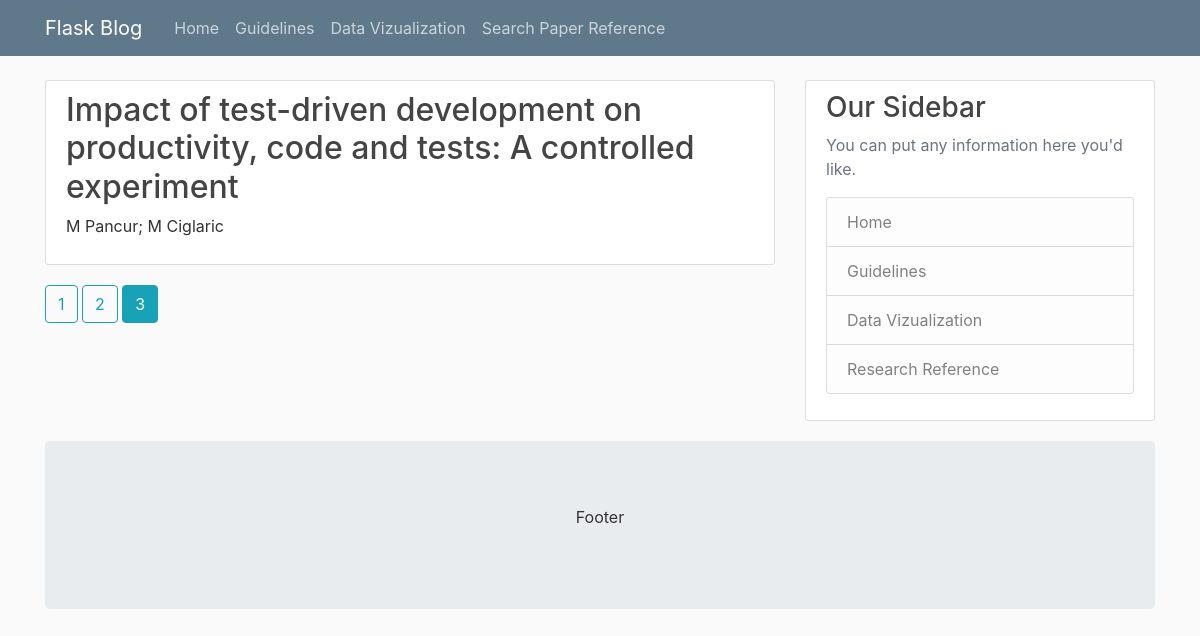
The page /search?page=3 on the database as committed earlier.
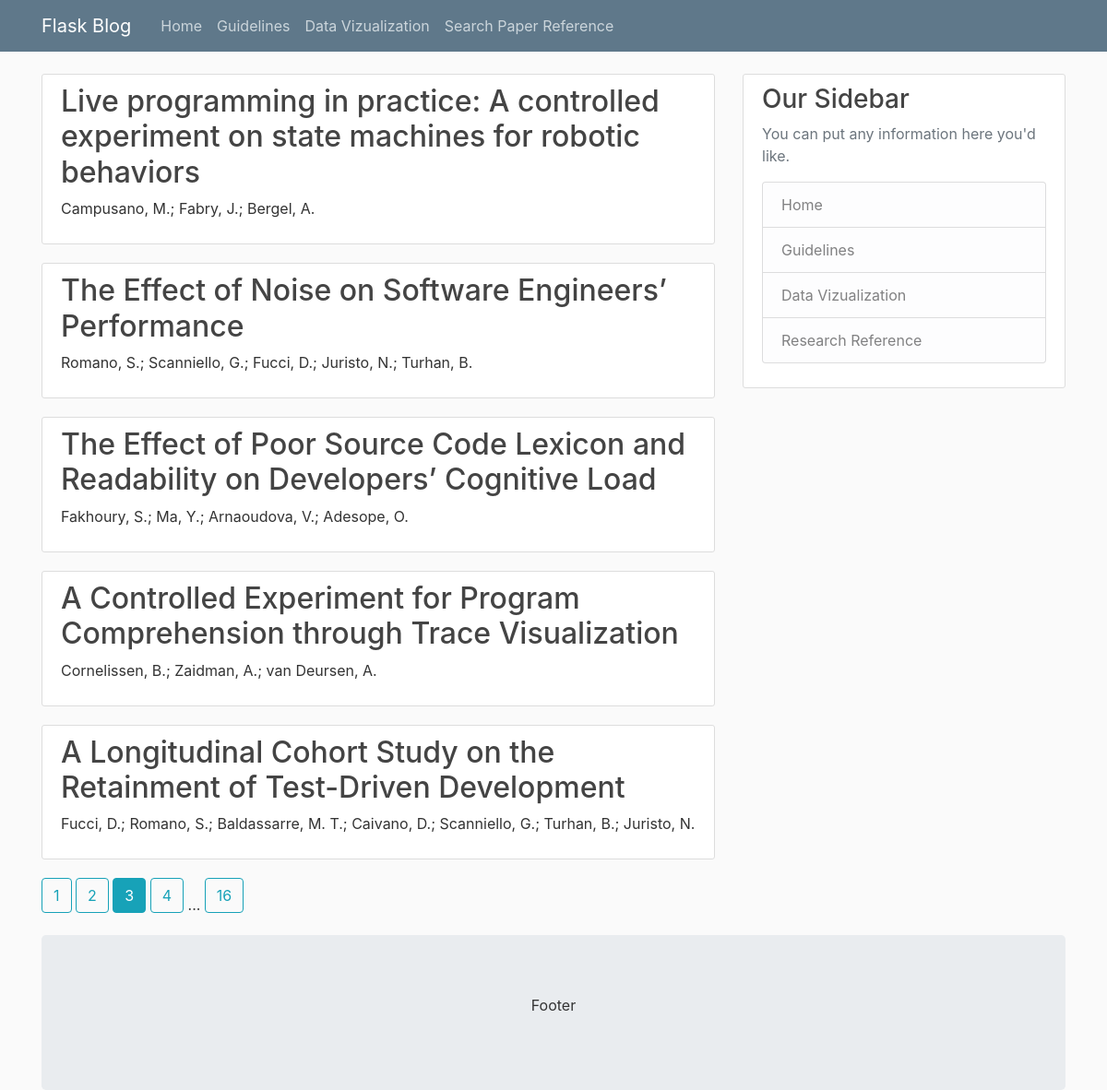
The same page on the database as committed later.
### flaskblog/models.py (models this page shows)
class Publication(db.Model):
    pub_id = db.Column(db.Integer, primary_key=True)
    title = db.Column(db.String(200), nullable=False)
    year = db.Column(db.Integer, nullable=False)
    venue = db.Column(db.String(20), nullable=False)
    authors = db.Column(db.String(200), nullable=False)
    experiments = db.relationship("Experiment", backref="exp_pub", lazy=True)

### flaskblog/finder/routes.py (the view)
@finder.route("/search")
def search():
    page = request.args.get('page', 1, type=int)
    pubs = Publication.query.order_by(
        Publication.year.desc()).paginate(page=page, per_page=5)
    return render_template('research.html', pubs=pubs)

### flaskblog/templates/research.html
{% extends "layout.html" %}
{% block content %}
    {% for post in pubs.items %}
        <article class="media content-section">
          <div class="media-body">
            <h2><a class="article-title" href="{{ url_for('finder.details', pub_id=post.pub_id) }}">{{ post.title }}</a></h2>
            <p class="article-content">{{ post.authors }}</p>
          </div>
        </article>
    {% endfor %}
    {% for page_num in pubs.iter_pages(left_edge=1, right_edge=1, left_current=1, right_current=2) %}
      {% if page_num %}
        {% if pubs.page == page_num %}
          <a class="btn btn-info mb-4" href="{{ url_for('finder.search', page=page_num) }}">{{ page_num }}</a>
        {% else %}
          <a class="btn btn-outline-info mb-4" href="{{ url_for('finder.search', page=page_num) }}">{{ page_num }}</a>
        {% endif %}
      {% else %}
        ...
      {% endif %}
    {% endfor %}
{% endblock content %}

Rows that differ between the two databases and show on the page:
no longer on this page (row unchanged): Publication: title "Impact of test-driven development on productivity, code and tests: A controlled experiment", authors "M Pancur; M Ciglaric"
added Publication: title "Live programming in practice: A controlled experiment on state machines for robotic behaviors", authors "Campusano, M.; Fabry, J.; Bergel, A."
added Publication: title "The Effect of Noise on Software Engineers’ Performance", authors "Romano, S.; Scanniello, G.; Fucci, D.; Juristo, N.; Turhan, B."
added Publication: title "The Effect of Poor Source Code Lexicon and Readability on Developers’ Cognitive Load", authors "Fakhoury, S.; Ma, Y.; Arnaoudova, V.; Adesope, O."
added Publication: title "A Controlled Experiment for Program Comprehension through Trace Visualization", authors "Cornelissen, B.; Zaidman, A.; van Deursen, A."
added Publication: title "A Longitudinal Cohort Study on the Retainment of Test-Driven Development", authors "Fucci, D.; Romano, S.; Baldassarre, M. T.; Caivano, D.; Scanniello, G.; Turhan, B.; Juristo, N."
Other text that changed with them:
new list line: "4"
new list line: "16"
